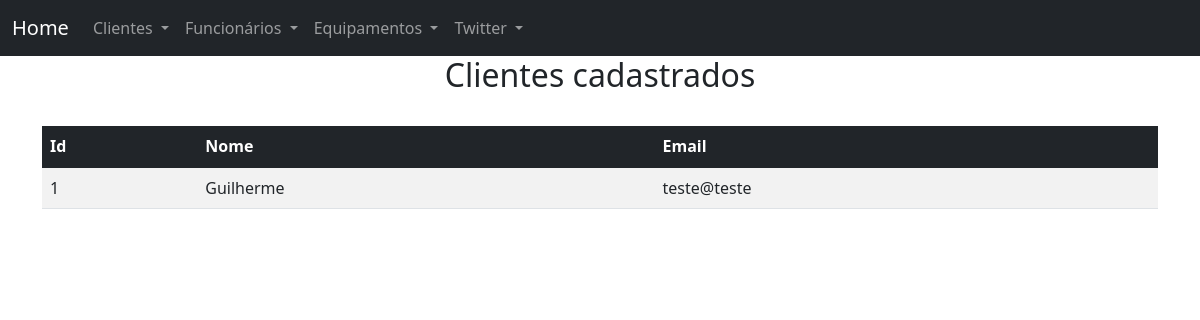
Before: /consultaclientes with the older database file.
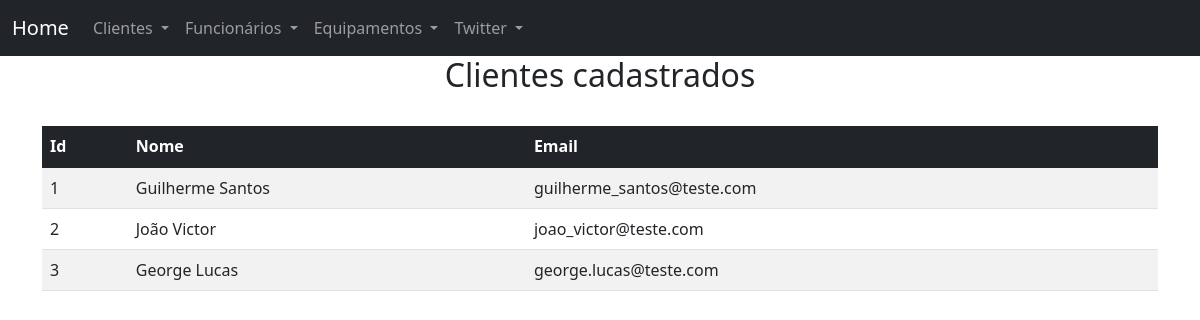
After: the same page with the newer database file.
### main.py (models this page shows, shortened)
class Clientes(db.Model):
    id_cliente = db.Column(db.Integer, primary_key=True)
    name = db.Column(db.String(45), nullable=False)
    email = db.Column(db.String(30), nullable=False)

### main.py (the view)
@app.route('/consultaclientes')
def consulta_clientes():
    clientes = Clientes.query.all()
    return render_template('consultaclientes.html', clientes=clientes)

### templates/consultaclientes.html
{% extends "base.html" %}
{% block conteudo %}
    <h2 style="text-align: center;">Clientes cadastrados</h2>
<br>
<table class="table table-striped">
    <thead class="table-dark">
        <tr>
          <th scope="col">Id</th>
          <th scope="col">Nome</th>
          <th scope="col">Email</th>
        </tr>
    </thead>
    <tbody>
        {% for clientes in clientes %}
        <tr>
            <td>{{ clientes.id_cliente }}</td>
            <td>{{ clientes.name }}</td>
            <td>{{ clientes.email }}</td>
        </tr>
        {% endfor %}
    </tbody>
</table>
{% endblock conteudo %}

### templates/base.html (shortened to what this page needs)
<!DOCTYPE html>
<html>
<head>
	<link rel="stylesheet" href="https://cdn.jsdelivr.net/npm/bootstrap@5.1.3/dist/css/bootstrap.min.css">
</head>
<body>
	<nav class="navbar navbar-expand-lg navbar-dark bg-dark">
	  <div class="container-fluid">
	    <a class="navbar-brand" href="{{ url_for('main') }}">Home</a>
	    <div class="collapse navbar-collapse" id="navbarSupportedContent">
	      <ul class="navbar-nav me-auto mb-2 mb-lg-0">
	        <li class="nav-item dropdown">
	          <a class="nav-link dropdown-toggle" href="#" id="navbarDropdown" role="button" data-bs-toggle="dropdown" aria-expanded="false">
	            Clientes
	          </a>
            <li class="nav-item dropdown">
              <a class="nav-link dropdown-toggle" href="#" id="navbarDropdown" role="button" data-bs-toggle="dropdown" aria-expanded="false">
                Funcionários
              </a>
            </li>
            <li class="nav-item dropdown">
              <a class="nav-link dropdown-toggle" href="#" id="navbarDropdown" role="button" data-bs-toggle="dropdown" aria-expanded="false">
                Equipamentos
              </a>
            </li>
			<li class="nav-item dropdown">
			<a class="nav-link dropdown-toggle" href="#" id="navbarDropdown" role="button" data-bs-toggle="dropdown" aria-expanded="false">
	            Twitter
	          </a>
	        </li>
			</li>
	      </ul>
	  </div>
	</nav>
	<div class="container">
		{% block conteudo %}
		{% endblock conteudo %}
	</div>
</body>
</html>

Changed rows visible on the page:
changed Clientes id 1: name "Guilherme" → "Guilherme Santos"; email "teste@teste" → "guilherme_santos@teste.com"
added Clientes: id_cliente "2", name "João Victor", email "joao_victor@teste.com"
added Clientes: id_cliente "3", name "George Lucas", email "george.lucas@teste.com"
